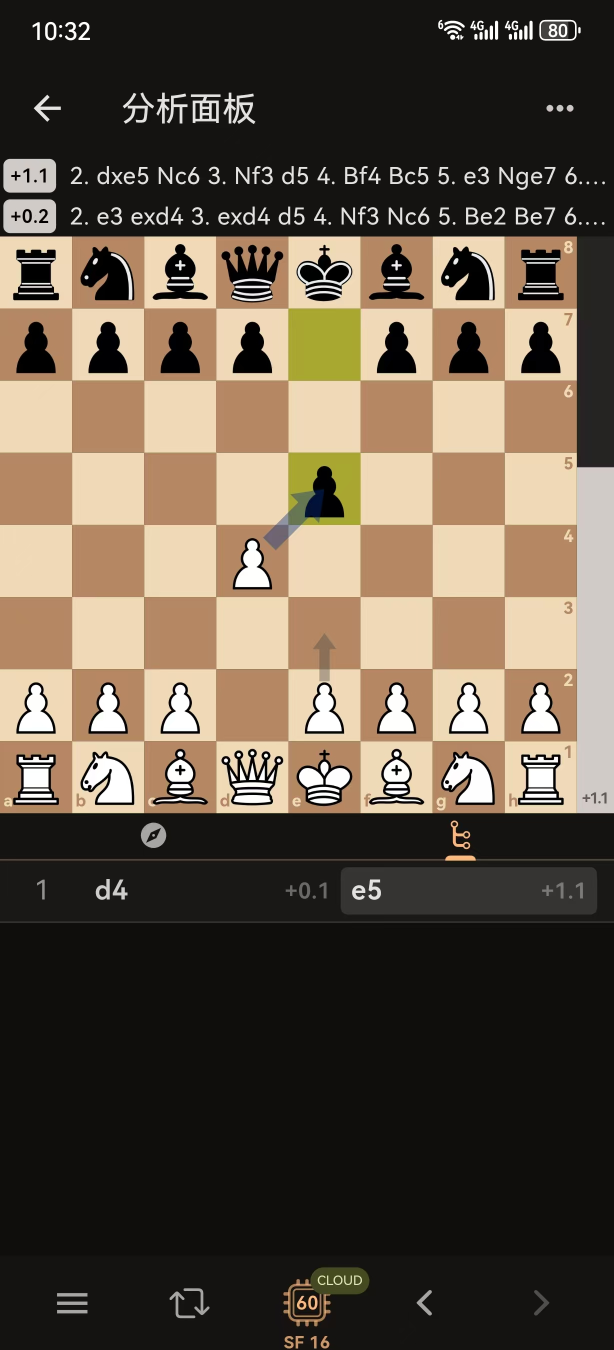
#> input picture test_supplement/a.jpg, 1228 x 2700 px (shown at 1/2 size); its folder holds only this picture in this run
$ python test_supp.py
#> lines starting #> are read from the running program, lines starting #| are printed output that depends on the picture; after the words box and inside, x2 and y2 are one past the last pixel; in counts of white or black regions, pixels touching at a corner belong together
### scan.py
# -*- coding: utf-8 -*-
"""
ChessScan 初版命令行工具
用法:
    python scan.py <棋盘图片路径...>
    python scan.py 图片1.jpg 图片2.jpg
输出: 识别出的 FEN 摆放段 + 每格识别详情(可选 --verbose)

核心: 基于 OpenCV 的纯剪影识别, 离线运行, 无第三方 ML 依赖。
"""
import sys
import os
import cv2
import numpy as np
import argparse

# ---------------- 常量 ----------------
LIGHT = np.array([182, 216, 239], np.float32)   # 浅格 (BGR)
DARK = np.array([97, 137, 180], np.float32)     # 深格 (BGR)
PAL_TOL = 34
CAN = 64
PIECES = "KQRBNP"

# 识别算法档位: (best_iou 阈值, frac 面积阈值)。
# 判空规则: best_iou < IOU_TH 且 frac <= FRAC_TH -> 判空(箭头/干扰);
#   iou 低但 frac 大 -> 被污染的真子, 保留。
# 阈值由 mode_analysis.py 在 10 张图 640 格上标定(空格最高 iou=0.802/frac=0.177,
# 真子最低 iou=0.576 但 frac>=0.265):
#   standard  居中(已验证 448/448 + 191/192);
#   recall    判空更保守, 倾向保留棋子(截图模糊/棋子小容易漏子时用);
#   precision 判空更积极, 倾向判空(箭头/标注多容易误判时用)。
MODE_PARAMS = {
    "standard":  (0.85, 0.22),
    "recall":    (0.81, 0.18),
    "precision": (0.90, 0.26),
}

# 模板 PNG 目录 (cburnett 棋子剪影)
TDIR = os.path.join(os.path.dirname(os.path.abspath(__file__)), "assets", "pieces", "cburnett", "png")


def imread_unicode(path):
    data = np.fromfile(path, dtype=np.uint8)
    return cv2.imdecode(data, cv2.IMREAD_COLOR)
#> returned value is the input picture: shape (2700, 1228, 3); mean B, G, R 68.9, 83.1, 95
#| ===== a.jpg shape=(2700, 1228, 3)


# ---------------- 模板剪影 ----------------
def load_templates(tdir_root=None):
    """加载 assets/pieces/<set>/png/ 下全部棋子套件的剪影模板。
    返回 {set_name: {(color, piece): mat}}。识别时遍历所有套件取最佳 IoU,
    从而兼容 lichess/chess.com 上多种棋子样式。"""
    root = tdir_root or os.path.join(os.path.dirname(os.path.abspath(__file__)), "assets", "pieces")
    tpl = {}
    if not os.path.isdir(root):
        print(f"[warn] 模板根目录不存在: {root}")
        return tpl
    for sname in sorted(os.listdir(root)):
        pdir = os.path.join(root, sname, "png")
        if not os.path.isdir(pdir):
            continue
        stpl = {}
        for color in "wb":
            for piece in PIECES:
                f = os.path.join(pdir, f"{color}{piece}_90.png")
                im = cv2.imread(f, cv2.IMREAD_UNCHANGED)
                if im is None:
                    continue
                a = (im[:, :, 3] > 128).astype(np.uint8) * 255
                ys, xs = np.where(a > 0)
                if len(xs):
                    a = a[ys.min():ys.max() + 1, xs.min():xs.max() + 1]
                a = cv2.resize(a, (CAN, CAN), interpolation=cv2.INTER_AREA)
                _, a = cv2.threshold(a, 127, 255, cv2.THRESH_BINARY)
                stpl[(color, piece)] = a
        if len(stpl) == 12:
            tpl[sname] = stpl
    return tpl


# ---------------- 干扰掩膜: 走子高亮 + 引擎标注徽章 (?, !!, ! 等) ----------------
def overlay_mask(cell):
    hsv = cv2.cvtColor(cell, cv2.COLOR_BGR2HSV)
    h = hsv[:, :, 0].astype(np.int32)
    s = hsv[:, :, 1].astype(np.int32)
    v = hsv[:, :, 2].astype(np.int32)
    # 引擎标注徽章(?,!!,! 等): 高饱和+高亮度的彩色小圆, 偏离棋盘色
    badge = (s > 150) & (v > 190)
    # 走子高亮: 黄(h≈30)/绿(h 35-85) 半透明覆盖, 偏色; 红色为被将/红方高亮
    # 注意: 黄色高亮(如 lichess 上一步高亮 h≈30)曾漏掩膜导致整格被判为前景大块→误判成车, 现并入
    highlight = (h >= 15) & (h <= 85) & (s > 40) & (v > 60)
    red = ((h <= 10) | (h >= 170)) & (s > 40) & (v > 60)
    return (badge | highlight | red).astype(np.uint8) * 255


# ---------------- 单格分类 ----------------
def classify(cell, tpl, mode="standard", theme=None, assume_clean=False):
    """tpl: load_templates() 返回的全部套件; theme=None 时遍历全部套件,
    否则只用指定套件名(用户在 App 内手动指定棋子主题)。mode 见 MODE_PARAMS。
    assume_clean=True 表示用户确认图中无引擎箭头/?/! 等标注, 跳过箭头判空,
    直接取最佳匹配(更准确, 不会把真子误判空)。走子高亮掩膜仍保留。"""
    iou_th, frac_th = MODE_PARAMS.get(mode, MODE_PARAMS["standard"])
    ch, cw = cell.shape[:2]
    omask = overlay_mask(cell)
    # 前景 = 与两种棋盘底色(LIGHT/DARK)距离都大的像素(棋子既非浅格也非深格色)。
    dL = np.linalg.norm(cell.astype(np.float32) - LIGHT, axis=2)
    dD = np.linalg.norm(cell.astype(np.float32) - DARK, axis=2)
    fg = ((dL > PAL_TOL) & (dD > PAL_TOL)).astype(np.uint8) * 255
    fg[omask > 0] = 0   # 走子高亮/引擎标注徽章不是棋子
    fg = cv2.morphologyEx(fg, cv2.MORPH_OPEN, np.ones((3, 3), np.uint8))
    fg = cv2.morphologyEx(fg, cv2.MORPH_CLOSE, np.ones((5, 5), np.uint8))
    num, lbl, stats, _ = cv2.connectedComponentsWithStats(fg, 8)
    if num > 1:
        idx = 1 + int(np.argmax(stats[1:, cv2.CC_STAT_AREA]))
        fg = np.where(lbl == idx, 255, 0).astype(np.uint8)
    frac = np.count_nonzero(fg) / (ch * cw)
    if frac < 0.03:
        return None, 0.0, frac
    px = cell[fg > 0]
    lum_arr = px.reshape(-1, 3).mean(axis=1)
    lum = lum_arr.mean()
    med = np.median(lum_arr)
    bright = (lum_arr > 200).mean()
    dark = (lum_arr < 80).mean()
    # 颜色: 亮像素占比为主
    color = "w" if bright > 0.33 else "b"
    ys, xs = np.where(fg > 0)
    cm = fg[ys.min():ys.max() + 1, xs.min():xs.max() + 1]
    cm = cv2.resize(cm, (CAN, CAN), interpolation=cv2.INTER_AREA)
    _, cm = cv2.threshold(cm, 127, 255, cv2.THRESH_BINARY)
    best_iou = -1; best_piece = None
    sets = [tpl[theme]] if theme and theme in tpl else list(tpl.values())
    for tset in sets:                # 选定主题(单套)或遍历所有棋子套件
        for piece in PIECES:
            tm = tset[(color, piece)]
            inter = np.count_nonzero((cm > 0) & (tm > 0))
            union = np.count_nonzero((cm > 0) | (tm > 0))
            iou = inter / union if union else 0
            if iou > best_iou:
                best_iou = iou; best_piece = piece
    # 泛化箭头剔除(不依赖箭头颜色/引擎):
    #   匹配分低 + 面积小 → 箭头线/箭头头, 判空;
    #   匹配分低 + 面积大 → 被箭头污染的真子(棋子本体占格20%+), 保留.
    # assume_clean=True 时用户确认无箭头/标注, 跳过此判空, 直接取最佳匹配。
    if not assume_clean and best_iou < iou_th and frac <= frac_th:
        return None, best_iou, frac
    return color + best_piece, best_iou, frac


# ---------------- 棋盘定位 ----------------
def locate_board(img):
    h, w = img.shape[:2]
#> h = 2700; w = 1228
    rgb = img.astype(np.float32)
    bm = ((np.linalg.norm(rgb - LIGHT, axis=2) < PAL_TOL) |
          (np.linalg.norm(rgb - DARK, axis=2) < PAL_TOL)).astype(np.uint8) * 255
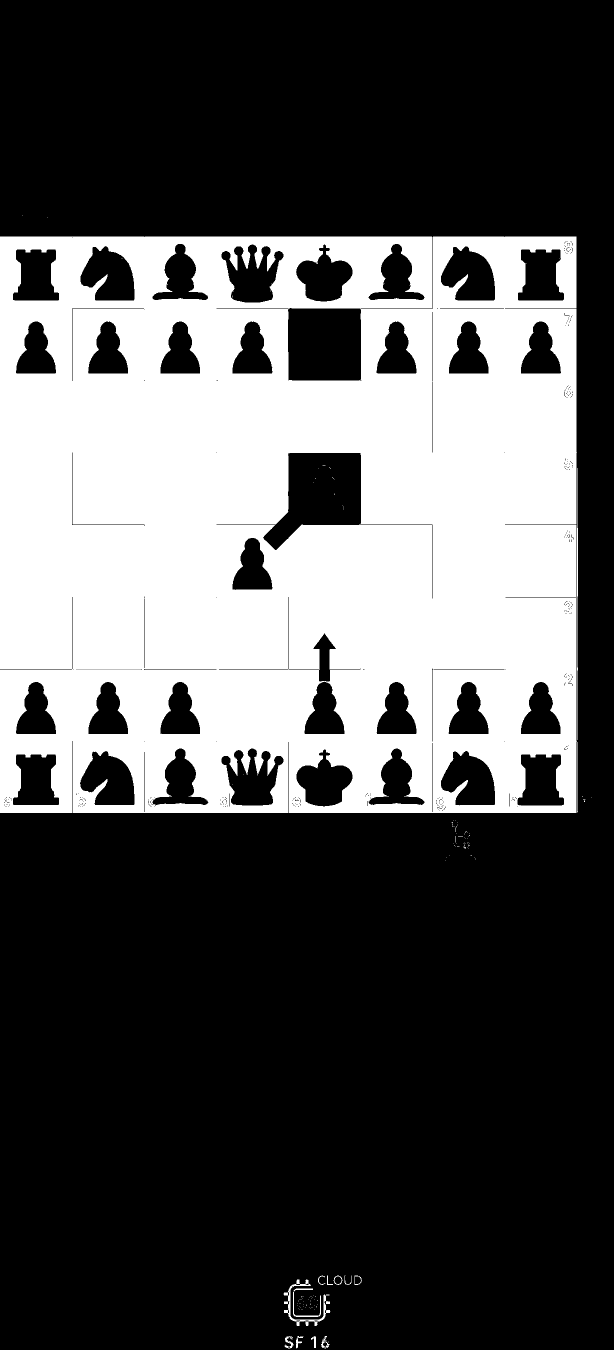
#> bm: shape (2700, 1228) (shown at 1/2 size); 32.8% white; 141 white regions (122 under 20 px), largest, box (x1, y1, x2, y2) and area: (0, 473, 1154, 1626) 1083435, (567, 2559, 661, 2652) 1237, (1154, 936, 1156, 1480) 687
    filled = cv2.morphologyEx(bm, cv2.MORPH_CLOSE, cv2.getStructuringElement(cv2.MORPH_RECT, (35, 35)))
#> filled: shape (2700, 1228); 35.1% white; 14 white regions (12 under 20 px), largest, box (x1, y1, x2, y2) and area: (0, 473, 1183, 1697) 1152258, (567, 2551, 724, 2700) 12690
    filled = cv2.morphologyEx(filled, cv2.MORPH_OPEN, cv2.getStructuringElement(cv2.MORPH_RECT, (9, 9)))
#> filled: shape (2700, 1228); 35.1% white; 2 white regions, box (x1, y1, x2, y2) and area: (0, 473, 1170, 1697) 1152145, (568, 2551, 723, 2700) 12686
    row = filled.mean(axis=1) / 255.0
#> row = 2700 values, max 0.941 at index 1056, min 0 at index 0, mean 0.351

    def span(f, thr):
#> called with f = array of shape (2700,), thr = 0.4
        on = f > thr; best = (0, 0); s = None
        for i, v in enumerate(on):
            if v and s is None: s = i
            elif not v and s is not None:
                if i - s > best[1] - best[0]: best = (s, i)
                s = None
#> this loop made 2700 passes
#> s on pass 474: 473
#> best on pass 1627: (473, 1626)
        if s is not None and len(on) - s > best[1] - best[0]: best = (s, len(on))
        return best

    y0, y1 = span(row, 0.4)
#> y0 = 473; y1 = 1626
    if y1 - y0 < 0.2 * h:
        return None
    band = filled[y0:y1]
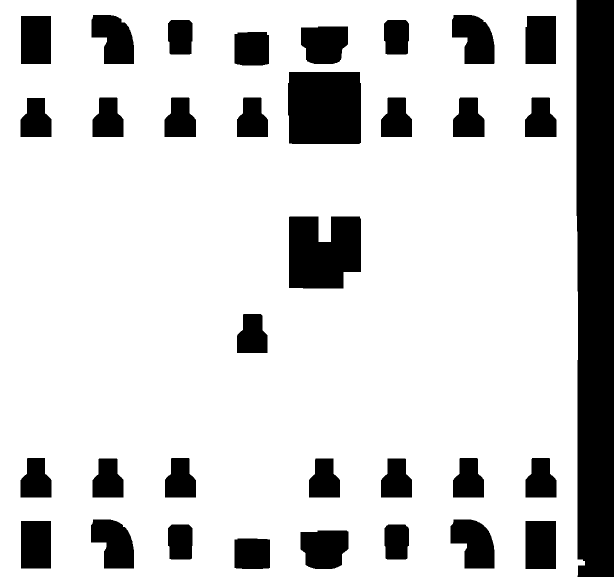
#> band: shape (1153, 1228) (shown at 1/2 size); 81.3% white; 34 black regions, largest, box (x1, y1, x2, y2) and area: (1153, 0, 1228, 1153) 84739, (576, 144, 722, 288) 20811, (578, 433, 722, 577) 18269
    col = band.mean(axis=0) / 255.0
#> col = 1228 values, max 1 at index 0, min 0 at index 1170, mean 0.813
    x0, x1 = span(col, 0.35)
#> the loop in span (call 2), `for i, v in enumerate(on):` made 1228 passes
#> s on pass 1: 0
#> best on pass 1156: (0, 1155)
#> x0 = 0; x1 = 1155
    if x1 - x0 < 0.2 * w:
        return None
    # 棋盘为正方形: 边长取行带高度(竖屏截图行投影最可靠),
    # 水平方向以列中点为中心取同样边长。
    side = int(y1 - y0)
#> side = 1153
    cx = (x0 + x1) // 2
#> cx = 577
    bx0 = max(0, cx - side // 2); by0 = y0
#> after `bx0 = max(0, cx - side // 2)`: bx0 = 1
#> after `by0 = y0`: by0 = 473
    bx1 = min(w, bx0 + side); by1 = min(h, by0 + side)
#> after `bx1 = min(w, bx0 + side)`: bx1 = 1154
#> after `by1 = min(h, by0 + side)`: by1 = 1626
#> `bbox = scan.locate_board(img)`: bbox = (1, 473, 1154, 1626)
#|   bbox: (1, 473, 1154, 1626)
    # 若水平被裁剪, 回落为以左边缘对齐 (lichess 截图棋盘常紧贴左缘)
    if bx1 - bx0 < side:
        bx0 = max(0, x0)
        bx1 = min(w, bx0 + side)
        by1 = min(h, by0 + side)
    return (bx0, by0, bx1, by1)


# ---------------- FEN 拼装 + 自动旋转 ----------------
# [35 lines left out: functions grid_to_fen, best_orientation, not called in this run]


# ---------------- 主识别 ----------------
def recognize(img, tpl, verbose=False, mode="standard", theme=None, assume_clean=False):
#> called with verbose = False, mode = 'standard', assume_clean = False
    bbox = locate_board(img)
#> bbox = (1, 473, 1154, 1626)
    if bbox is None:
        return None, None
    bx0, by0, bx1, by1 = [int(v) for v in bbox]
#> bx0 = 1; by0 = 473; bx1 = 1154; by1 = 1626
    board = img[by0:by1, bx0:bx1]
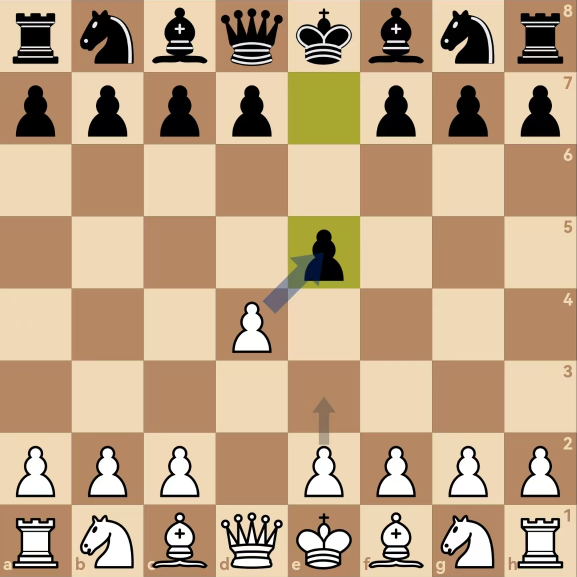
#> board: shape (1153, 1153, 3) (shown at 1/2 size); mean B, G, R 132.2, 164, 191.8
    ch, cw = board.shape[:2]
#> ch = 1153; cw = 1153
    CELL = cw // 8
#> CELL = 144
    grid = [[None] * 8 for _ in range(8)]
    conf = [[0.0] * 8 for _ in range(8)]
    for r in range(8):
        for c in range(8):
            cell = board[r * CELL:(r + 1) * CELL, c * CELL:(c + 1) * CELL]
            grid[r][c], iou, frac = classify(cell, tpl, mode=mode, theme=theme, assume_clean=assume_clean)
            conf[r][c] = iou
#> this loop made 1 pass
#> pass 1, in overlay_mask, `h = hsv[:, :, 0].astype(np.int32)`:
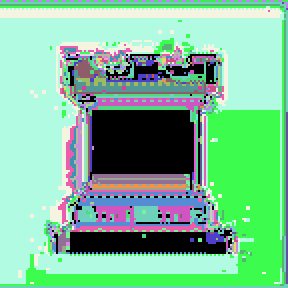
#> h: shape (144, 144) int32 (shown 2 times larger); 59 distinct labels, from 0 to 177; one colour per label, 0 black
#> pass 1, in overlay_mask, `s = hsv[:, :, 1].astype(np.int32)`:
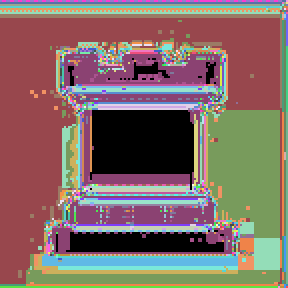
#> s: shape (144, 144) int32 (shown 2 times larger); 152 distinct labels, from 0 to 255; one colour per label, 0 black
#> pass 1, in overlay_mask, `v = hsv[:, :, 2].astype(np.int32)`:
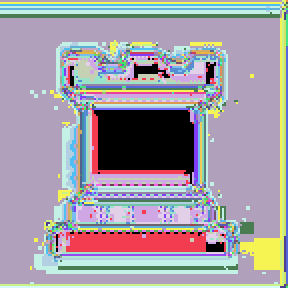
#> v: shape (144, 144) int32 (shown 2 times larger); 207 distinct labels, from 0 to 248; one colour per label, 0 black
#> after the loop:
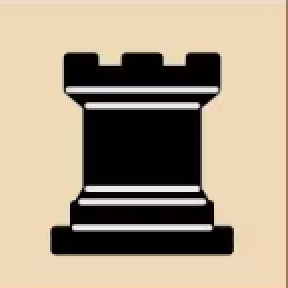
#> cell: shape (144, 144, 3) (shown 2 times larger); mean B, G, R 134, 155.7, 171.2
#> after the loop, conf = [[0, 0, 0, 0, 0, 0, 0, 0], [0, 0, 0, 0, 0, 0, 0, 0], [0, 0, 0, 0, 0, 0, 0, 0], [0, 0, 0, 0, 0, 0, 0, 0], [0, 0, 0, 0, 0, 0, 0, 0], [0, 0, 0, 0, 0, 0, 0, 0], [0, 0, 0, 0, 0, 0, 0, 0], [0, 0, 0, 0, 0, 0, 0, 0]]; grid = 8 items
    fen, rot = best_orientation(grid)
    return fen, (bx0, by0, bbox[2], bbox[3], rot, board, grid, conf)


# [57 lines left out: functions draw_result, main, not called in this run]


# [2 lines that do not run on import are left out]

### test_supp.py
# -*- coding: utf-8 -*-
import sys
sys.path.insert(0, r"C:\Users\Administrator\Desktop\AI work\chess-fen-scanner")
import scan

TRUTHS = {
    "a": "rnbqkbnr/pppp1ppp/8/4p3/3P4/8/PPP1PPPP/RNBQKBNR",
    "b": "r1bqkbnr/pppp1ppp/2n5/4P3/8/8/PPP1PPPP/RNBQKBNR",
    "c": "r1bqk1nr/ppp2ppp/2n5/2bpP3/5B2/5N2/PPP1PPPP/RN1QKB1R",
}

def expand(f):
    g = []
    for rank in f.split("/"):
        row = []
        for ch in rank:
            if ch.isdigit():
                row += ["."] * int(ch)
            else:
                row.append(ch)
        g.append(row)
    return g

tpl = scan.load_templates()
for name, truth in TRUTHS.items():
    img = scan.imread_unicode(rf"C:\Users\Administrator\Desktop\AI work\chess-fen-scanner\test_supplement\{name}.jpg")
    print(f"===== {name}.jpg shape={img.shape}")
    bbox = scan.locate_board(img)
    print("  bbox:", bbox)
    if bbox is None:
        continue
#> (the run stopped early here; a loop or call above may not have finished)
